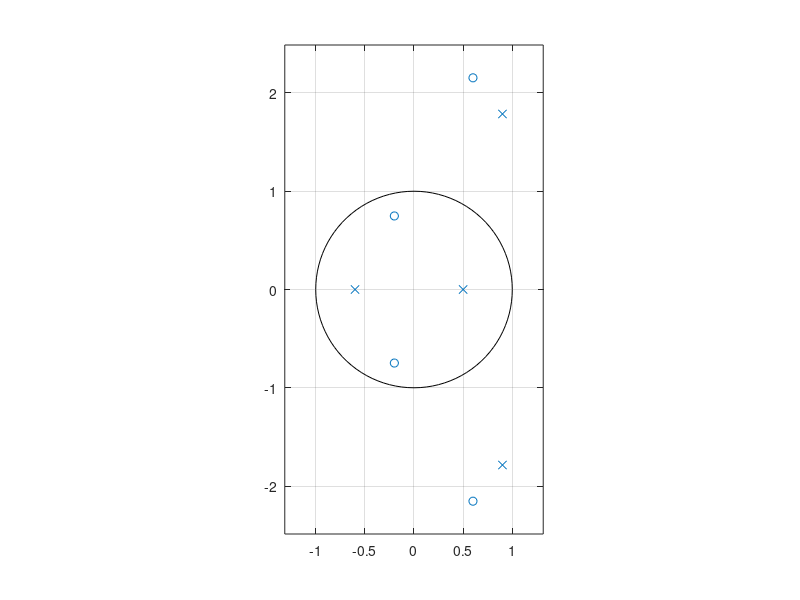

MATLAB code for this plot: (Note: this script raises an error after producing the figure.)
%%%%%%%%%%%%%%%%%%%%%%%%%%%%%%%
%%% Function:z-transform    %%%
%%% Author:UMR              %%%
%%% Time:2019.11.16         %%%
%%%%%%%%%%%%%%%%%%%%%%%%%%%%%%%
clear all
clc

%% Question 1
pz = [3 -2.4 15.36 3.84 9];     % molecule vector
dz = [5 -8.5 17.6 4.7 -6];      % denominator vector
zplane(pz,dz);

%% Question 2
syms z n;
Gz = (3*z^4-2.4*z^3+15.36*z^2+3.84*z+9)/(5*z^4-8.5*z^3+17.6*z^2+4.7*z-6);
gn = iztrans(Gz,z,n);
figure(2)                       % the result is a little sophisticated,the others are in the word file
axis off
text('Interpreter','latex','String','$\frac{5859\,{\left(\frac{1}{2}\right)}^n}{3685}+\frac{684\,{\left(-\frac{3}{5}\right)}^n}{935}-\frac{3\,\delta _{n,0}}{2}+\frac{1164\,{\left(-1\right)}^n\,{20}^n\,\cos\left(n\,\left(\pi -\mathrm{acos}\left(\frac{9}{20}\right)\right)\right)}{5695\,{10}^n}+\frac{{\left(-1\right)}^n\,5^{1-n}\,\sqrt{319}\,{\left(-\frac{9}{2}-\frac{\sqrt{319}\,1{}\mathrm{i}}{2}\right)}^{n-1}\,882{}\mathrm{i}}{33031}-\frac{{\left(-1\right)}^n\,5^{1-n}\,\sqrt{319}\,{\left(-\frac{9}{2}+\frac{\sqrt{319}\,1{}\mathrm{i}}{2}\right)}^{n-1}\,882{}\mathrm{i}}{33031}$','Position',[-0.1,0.5],'FontSize',20);

%% Question 3
[H,w] = freqz(pz,dz,512);       % casual system
Hw = abs(H);                    % amplitude response for [0,pi],and the rest of it satisfies symmetry
figure(3)
title('Amplitude response');
xlabel('w');
ylabel('|H(w)|');
plot(w,Hw);
axis([0,pi,0,2.5]);             
hold on









